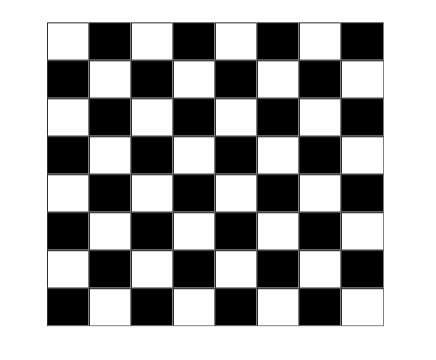
#> input picture robotic_arm_practice/fin.jpg, 436 x 360 px
$ python sourceTOdestination.py
#> lines starting #> are read from the running program, lines starting #| are printed output that depends on the picture; after the words box and inside, x2 and y2 are one past the last pixel; in counts of white or black regions, pixels touching at a corner belong together
import cv2
import numpy as np

# Load the image
image = cv2.imread("fin.jpg")
#> image is the input picture: shape (360, 436, 3); min 0, max 255, mean 169.1

if image is None:
    print("Error: Could not load image. Check the file path.")
    exit()

# Convert to grayscale
gray = cv2.cvtColor(image, cv2.COLOR_BGR2GRAY)

# Apply Gaussian Blur to reduce noise
gray = cv2.GaussianBlur(gray, (5, 5), 0)
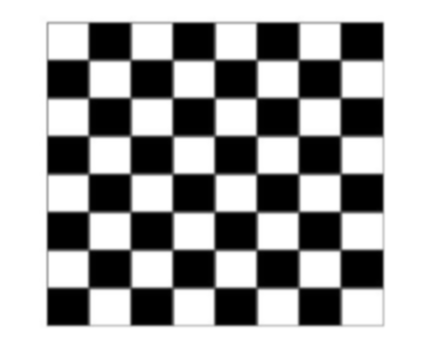
#> gray: shape (360, 436); min 0, max 255, mean 169.2

# Apply adaptive thresholding to enhance contrast between black and white regions
thresh = cv2.adaptiveThreshold(
    gray, 255, cv2.ADAPTIVE_THRESH_MEAN_C, cv2.THRESH_BINARY, 11, 2
)
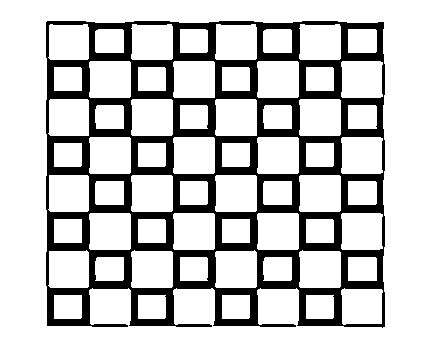
#> thresh: shape (360, 436); 78.8% white; 1 black region, box (x1, y1, x2, y2) and area: (46, 21, 385, 328) 33218

# Optionally, you can use a fixed threshold to distinguish white/black
# _, thresh = cv2.threshold(gray, 128, 255, cv2.THRESH_BINARY)

# Apply morphological operations to clean up the image (remove small noise)
kernel = np.ones((5, 5), np.uint8)
thresh = cv2.morphologyEx(thresh, cv2.MORPH_CLOSE, kernel)
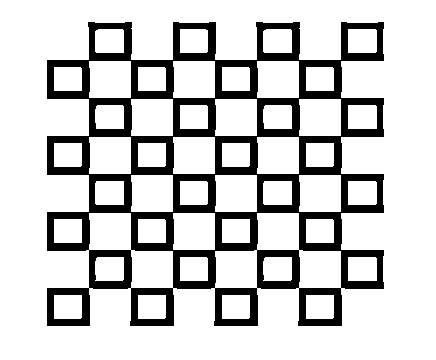
#> thresh: shape (360, 436); 80.1% white; 1 black region, box (x1, y1, x2, y2) and area: (47, 22, 384, 326) 31205

# Find contours on the thresholded image
contours, _ = cv2.findContours(thresh, cv2.RETR_EXTERNAL, cv2.CHAIN_APPROX_SIMPLE)
#> contours = [[[0, 0], [0, 359], [435, 359], [435, 0]]]

# Create a copy of the original image to draw contours on
contoured_image = image.copy()

# Draw all contours (external ones) in green
cv2.drawContours(contoured_image, contours, -1, (0, 255, 0), 2)

# Find the largest external contour (most likely to be the chessboard)
largest_contour = max(contours, key=cv2.contourArea)
#> largest_contour = [[0, 0], [0, 359], [435, 359], [435, 0]]

# Get the bounding box of the largest contour
x, y, w, h = cv2.boundingRect(largest_contour)
#> x = 0; y = 0; w = 436; h = 360

# Draw the bounding box on the original image (for visualization)
cv2.rectangle(contoured_image, (x, y), (x + w, y + h), (0, 0, 255), 2)
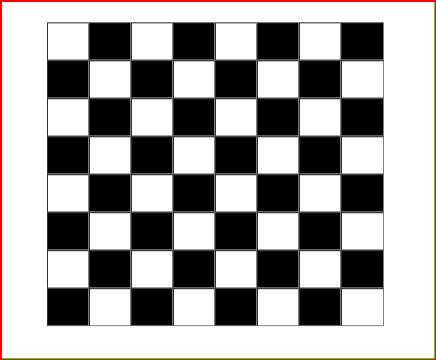
#> contoured_image: shape (360, 436, 3); mean B, G, R 164, 165.3, 167.9

# Crop the region inside the bounding box
cropped_image = image[y:y+h, x:x+w]

# Optionally, resize for better viewing
resized_cropped_image = cv2.resize(cropped_image, (500, 500))
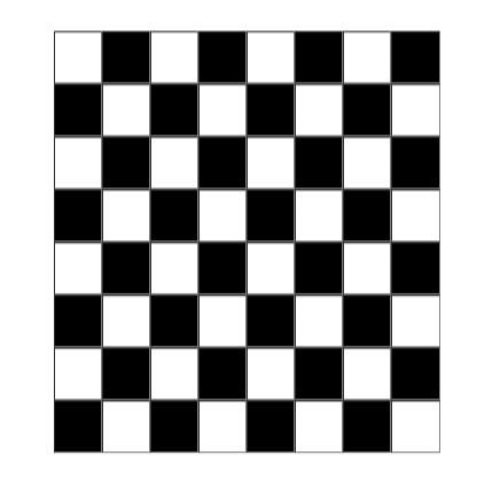
#> resized_cropped_image: shape (500, 500, 3); min 0, max 255, mean 169.1

# Show the results
cv2.imshow("Contoured Image", contoured_image)
cv2.imshow("Cropped Image", resized_cropped_image)
cv2.waitKey(0)
cv2.destroyAllWindows()
